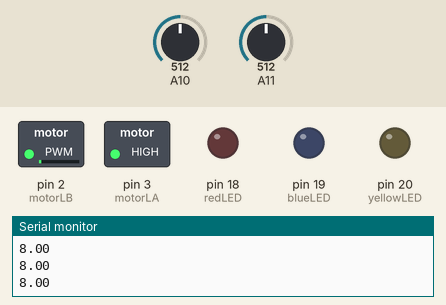
Simulated run of this sketch. Board: Arduino Mega 2560, built with avr-gcc and run on an emulated ATmega2560. On the bench: switched loads named in the sketch (green lamp = pin HIGH), output pins drawn as LEDs (lit = HIGH), the last lines printed to the serial monitor. The inputs (shaded band) are chosen by the test bench; at power-on: A11 = 512, A10 = 512.

Above: at 1.2 s.
1.3 s: A11 set to 716
At 2.5 s:
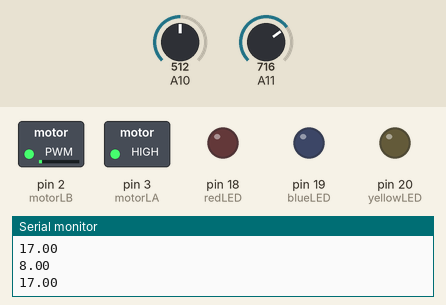
2.8 s: A11 set to 900
At 3.9 s:
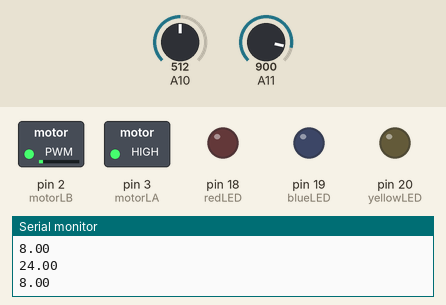
Timing chart, 0 to 5.8 s (numbered marks = the images above; inputs shaded):
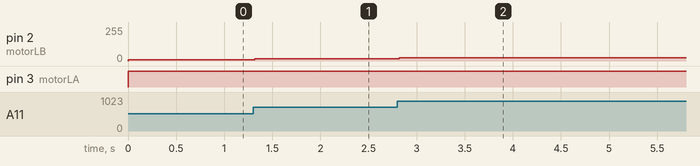

The sketch:

Comp207_ForwardMovement_Test_Code.ino
```cpp
int blueLED = 19;
int redLED = 18;
int yellowLED = 20;
int leftTCRT = 26;
int middleTCRT = 28;
int rightTCRT = 27;
int motorRA = 1;
int motorRB = 0;
int motorLA = 3;
int motorLB = 2;
int motorSpeed = 30;

void motorDriving(float speed, int motorA, int motorB) {  //function for motor driving
                                                        //Make sure speed is within the bounds
  if (speed < -255) {
    speed = -255;
  }
  if (speed > 255) {
    speed = 255;
  }

  //sets motors to spin forward, backwards or not at all depending on the speed
  if (speed > 0) {
    analogWrite(motorA, -speed);
    analogWrite(motorB, speed);
  }
  if (speed < 0) {
    analogWrite(motorA, speed);
    analogWrite(motorB, -speed);
  }
  if (speed == 0) {
    analogWrite(motorA, 0);
    analogWrite(motorB, 0);
  }
}
void forwardMovement() {  //Moves the mouse forwards should accomodate to ensure it stays in the middle of the path
  float right = map(analogRead(leftTCRT), 800, 1030, 20,30 );
  float left = map(analogRead(rightTCRT), 800, 1030, 20,30);
  Serial.println(left);
  Serial.println(right);
  motorDriving(left, motorLA, motorLB);
  motorDriving(right, motorRA, motorRB);
}

void setup() {
  Serial.begin(9600);
  pinMode(leftTCRT, INPUT);
  pinMode(middleTCRT, INPUT);
  pinMode(rightTCRT, INPUT);
  pinMode(blueLED, OUTPUT);
  pinMode(redLED, OUTPUT);
  pinMode(yellowLED, OUTPUT);
  pinMode(motorLA, OUTPUT);
  pinMode(motorLB, OUTPUT);
  pinMode(motorRA, OUTPUT);
  pinMode(motorRB, OUTPUT);
}

void loop() {
     forwardMovement();
  }
```

Measured:
- after the input at 1.3 s, pin 2 (motorLB): 8/255 → 17/255 at once
- after the input at 2.8 s, pin 2 (motorLB): 17/255 → 24/255 at once
